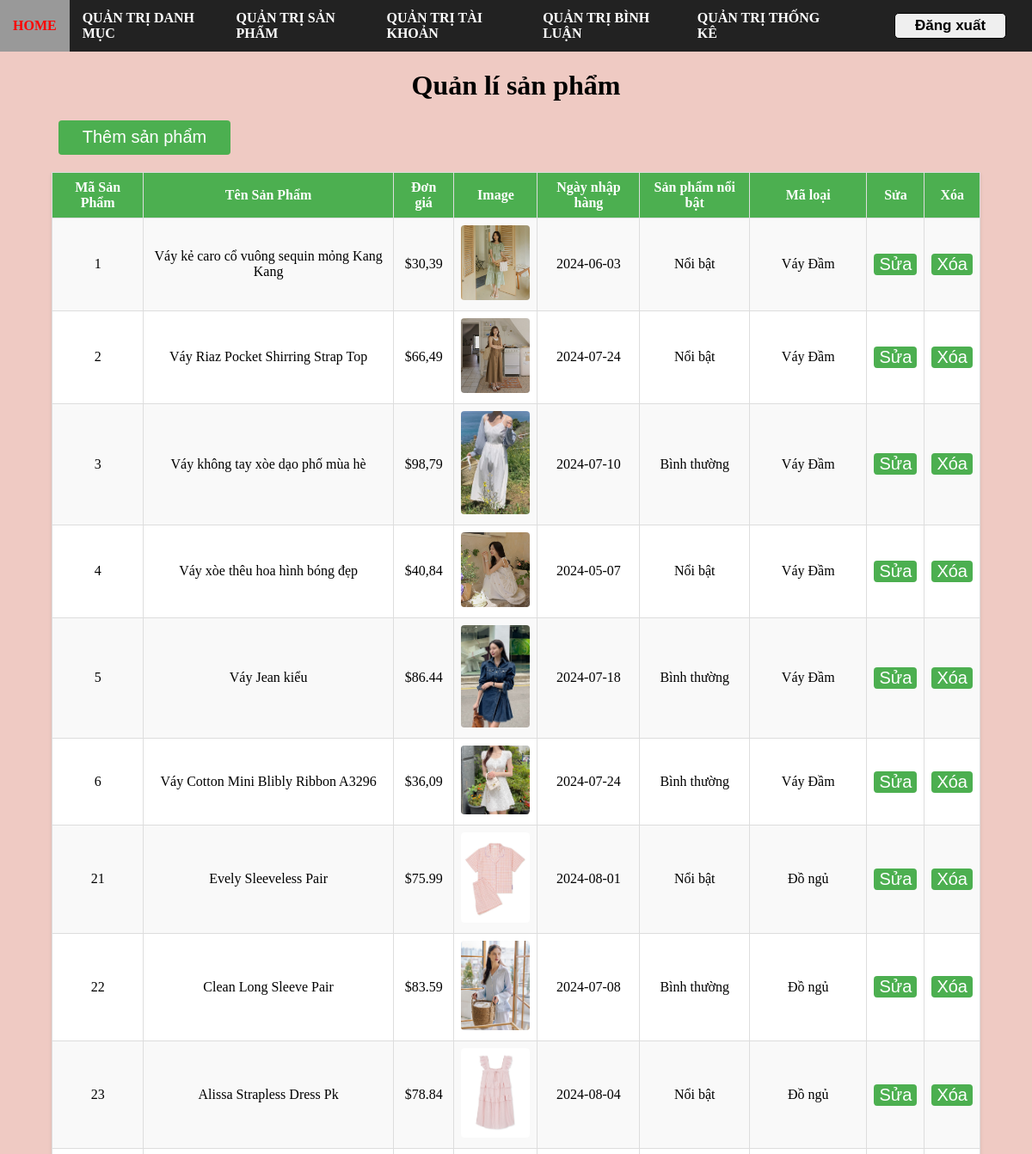
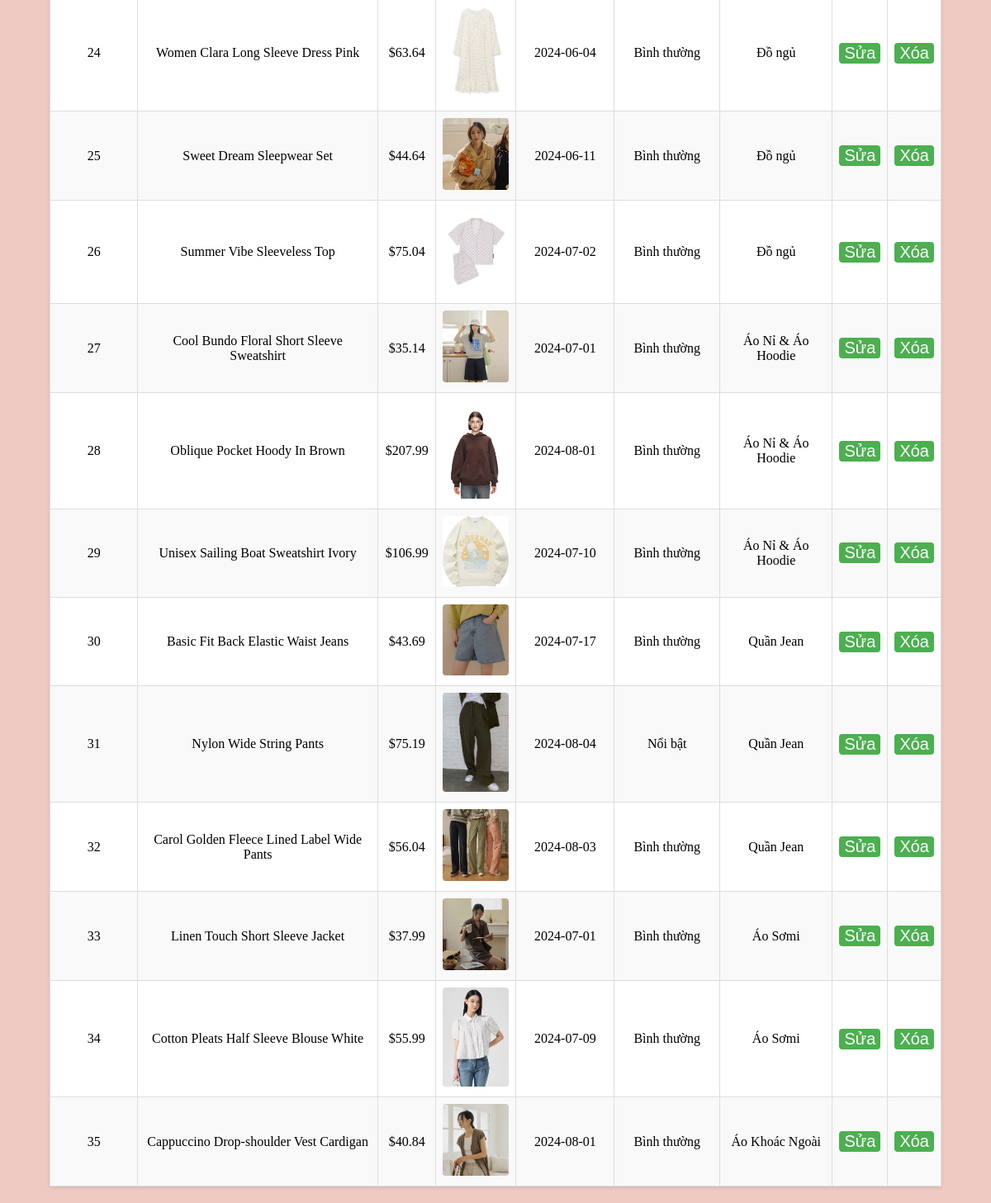
/admin/index.php?action=sanpham (signed in), run on the app's committed database (2 pictures, top to bottom).
### tables this page shows
CREATE TABLE `sanpham` (
  `masanpham` int NOT NULL,
  `tensanpham` varchar(255) NOT NULL,
  `dongia` varchar(50) NOT NULL,
  `giamgia` varchar(50) DEFAULT NULL,
  `img` varchar(255) NOT NULL,
  `ngaynhap` date NOT NULL,
  `mota` varchar(2000) DEFAULT NULL,
  `soluotxem` int NOT NULL DEFAULT '0',
  `maloai` int NOT NULL,
  `sp_noibat` tinyint(1) NOT NULL COMMENT '0 là bình thường, 1 là nổi bật '
);

CREATE TABLE `loaihang` (
  `maloai` int NOT NULL,
  `tenloai` varchar(255) NOT NULL
);

### admin/controller/adminController.php (called while the page is built, shortened)
<?php
    include "./model/adminModel.php";
    class AdminController{
        public $adminModel;
        function __construct()
        {
            $this -> adminModel = new AdminModel();
        }
        function sanphamController(){
            $sanphams = $this->adminModel->getAllsanpham();
            include "./view/sanpham.php";
        }
    }
?>

### includes/connect.php (called while the page is built)
<?php
    function connectDB(){
        $servername = 'localhost';
        $username = 'root';
        $passwork ='';
        $dbname = 'duanmau';
        try{
            $conn = new PDO("mysql:host=$servername;dbname=$dbname", $username, $passwork);
            $conn->setAttribute(PDO::ATTR_ERRMODE, PDO::ERRMODE_EXCEPTION);
            return $conn;
        }catch(PDOException $e){
            echo "loi: " .$e->getMessage();
        }
    }
?>

### admin/model/adminModel.php (called while the page is built, shortened)
<?php
include "../includes/connect.php";
class AdminModel{
    public $conn;
    function __construct()
    {
        $this -> conn = connectDB();
    }
    function getAllsanpham(){
        $sql = "SELECT masanpham,tensanpham,dongia,img,ngaynhap,sp_noibat,loaihang.tenloai FROM sanpham
        JOIN loaihang ON sanpham.maloai=loaihang.maloai";
        $result = $this->conn->query($sql);
        return $result->fetchAll(PDO::FETCH_ASSOC);
    }
}
?>

### admin/view/sanpham.php (the view, shortened to what this page needs)
<!DOCTYPE html>
<html lang="en">
<head>
</head>
<body>
    <?php include "./view/khung/khung.php" ?>
    <h1>Quản lí sản phẩm</h1>
    <a href="?action=addSanpham"><button class="them">Thêm sản phẩm</button></a>
    <table border="1px">
        <tr>
            <th>Mã Sản Phẩm</th>
            <th>Tên Sản Phẩm</th>
            <th>Đơn giá</th>
            <th>Image</th>
            <th>Ngày nhập hàng</th>
            <th>Sản phẩm nổi bật</th>
            <th>Mã loại</th>
            <th>Sửa</th>
            <th>Xóa</th>
        </tr>
        <?php
            foreach($sanphams as $sanpham){
        ?>
            <div class="sanpham">
                <tr>
                    <td><?php echo $sanpham['masanpham'] ?></td>
                    <td><?php echo $sanpham['tensanpham'] ?></td>
                    <td><?php echo $sanpham['dongia'] ?></td>
                    <td><img src="../public/img/<?php echo $sanpham['img'] ?>" alt="<?php echo $sanpham['img']?>"></td>
                    <td><?php echo $sanpham['ngaynhap'] ?></td>
                    <td><?php echo $sanpham['sp_noibat']? 'Nổi bật' : 'Bình thường' ?></td>
                    <td><?php echo $sanpham['tenloai'] ?></td>
                    <td><a href="?action=editSanpham&masanpham=<?php echo $sanpham['masanpham'] ?>"><button class="btn">Sửa</button></a></td>
                    <td><a onclick="return confirm('Bạn có muốn xóa sản phẩm không')" href="?action=deleteSanpham&masanpham=<?php echo $sanpham['masanpham'] ?>"><button class="btn">Xóa</button></a></td>
                </tr>
            </div>
        <?php
            }
        ?>
    </table>
</body>
</html>

### admin/view/sanpham.php (style rules this page uses)
h1 { text-align: center; }
table { border-collapse: collapse; margin: 20px auto; text-align: center; width: 90%; background-color: #fff; box-shadow: 0 2px 4px rgba(0, 0, 0, 0.1); }
th, td { border: 1px solid #ddd; padding: 8px; text-align: center; }
th { background-color: #4CAF50; color: white; }
tr:nth-child(even) { background-color: #f9f9f9; }
img { width: 80px; height: auto; border-radius: 4px; }
a { text-decoration: none; color: blue; font-weight: bold; }
.them { background-color: #4CAF50; color: white; border: none; border-radius: 4px; cursor: pointer; font-size: 20px; margin-left: 68px; height: 40px; width: 200px; }
.btn { background-color: #4CAF50; color: white; border: none; border-radius: 4px; cursor: pointer; font-size: 20px; }

### admin/view/khung/khung.php (style rules this page uses)
body { margin: 0; padding: 0; background-color: #efcac3; }

### data on the page
sanpham: masanpham "1", tensanpham "Váy kẻ caro cổ vuông sequin mỏng Kang Kang", dongia "$30,39", img (picture), ngaynhap "2024-06-03", sp_noibat "Nổi bật", maloai.tenloai "Váy Đầm"
sanpham: masanpham "2", tensanpham "Váy Riaz Pocket Shirring Strap Top", dongia "$66,49", img (picture), ngaynhap "2024-07-24", sp_noibat "Nổi bật", maloai.tenloai "Váy Đầm"
sanpham: masanpham "3", tensanpham "Váy không tay xòe dạo phố mùa hè", dongia "$98,79", img (picture), ngaynhap "2024-07-10", sp_noibat "Bình thường", maloai.tenloai "Váy Đầm"
sanpham: masanpham "4", tensanpham "Váy xòe thêu hoa hình bóng đẹp", dongia "$40,84", img (picture), ngaynhap "2024-05-07", sp_noibat "Nổi bật", maloai.tenloai "Váy Đầm"
sanpham: masanpham "5", tensanpham "Váy Jean kiểu", dongia "$86.44", img (picture), ngaynhap "2024-07-18", sp_noibat "Bình thường", maloai.tenloai "Váy Đầm"
sanpham: masanpham "6", tensanpham "Váy Cotton Mini Blibly Ribbon A3296", dongia "$36,09", img (picture), ngaynhap "2024-07-24", sp_noibat "Bình thường", maloai.tenloai "Váy Đầm"
sanpham: masanpham "21", tensanpham "Evely Sleeveless Pair", dongia "$75.99", img (picture), ngaynhap "2024-08-01", sp_noibat "Nổi bật", maloai.tenloai "Đồ ngủ"
sanpham: masanpham "22", tensanpham "Clean Long Sleeve Pair", dongia "$83.59", img (picture), ngaynhap "2024-07-08", sp_noibat "Bình thường", maloai.tenloai "Đồ ngủ"
sanpham: masanpham "23", tensanpham "Alissa Strapless Dress Pk", dongia "$78.84", img (picture), ngaynhap "2024-08-04", sp_noibat "Nổi bật", maloai.tenloai "Đồ ngủ"
sanpham: masanpham "24", tensanpham "Women Clara Long Sleeve Dress Pink", dongia "$63.64", img (picture), ngaynhap "2024-06-04", sp_noibat "Bình thường", maloai.tenloai "Đồ ngủ"
sanpham: masanpham "25", tensanpham "Sweet Dream Sleepwear Set", dongia "$44.64", img (picture), ngaynhap "2024-06-11", sp_noibat "Bình thường", maloai.tenloai "Đồ ngủ"
sanpham: masanpham "26", tensanpham "Summer Vibe Sleeveless Top", dongia "$75.04", img (picture), ngaynhap "2024-07-02", sp_noibat "Bình thường", maloai.tenloai "Đồ ngủ"
sanpham: masanpham "27", tensanpham "Cool Bundo Floral Short Sleeve Sweatshirt", dongia "$35.14", img (picture), ngaynhap "2024-07-01", sp_noibat "Bình thường", maloai.tenloai "Áo Nỉ & Áo Hoodie"
sanpham: masanpham "28", tensanpham "Oblique Pocket Hoody In Brown", dongia "$207.99", img (picture), ngaynhap "2024-08-01", sp_noibat "Bình thường", maloai.tenloai "Áo Nỉ & Áo Hoodie"
sanpham: masanpham "29", tensanpham "Unisex Sailing Boat Sweatshirt Ivory", dongia "$106.99", img (picture), ngaynhap "2024-07-10", sp_noibat "Bình thường", maloai.tenloai "Áo Nỉ & Áo Hoodie"
sanpham: masanpham "30", tensanpham "Basic Fit Back Elastic Waist Jeans", dongia "$43.69", img (picture), ngaynhap "2024-07-17", sp_noibat "Bình thường", maloai.tenloai "Quần Jean"
sanpham: masanpham "31", tensanpham "Nylon Wide String Pants", dongia "$75.19", img (picture), ngaynhap "2024-08-04", sp_noibat "Nổi bật", maloai.tenloai "Quần Jean"
sanpham: masanpham "32", tensanpham "Carol Golden Fleece Lined Label Wide Pants", dongia "$56.04", img (picture), ngaynhap "2024-08-03", sp_noibat "Bình thường", maloai.tenloai "Quần Jean"
sanpham: masanpham "33", tensanpham "Linen Touch Short Sleeve Jacket", dongia "$37.99", img (picture), ngaynhap "2024-07-01", sp_noibat "Bình thường", maloai.tenloai "Áo Sơmi"
sanpham: masanpham "34", tensanpham "Cotton Pleats Half Sleeve Blouse White", dongia "$55.99", img (picture), ngaynhap "2024-07-09", sp_noibat "Bình thường", maloai.tenloai "Áo Sơmi"
sanpham: masanpham "35", tensanpham "Cappuccino Drop-shoulder Vest Cardigan", dongia "$40.84", img (picture), ngaynhap "2024-08-01", sp_noibat "Bình thường", maloai.tenloai "Áo Khoác Ngoài"
